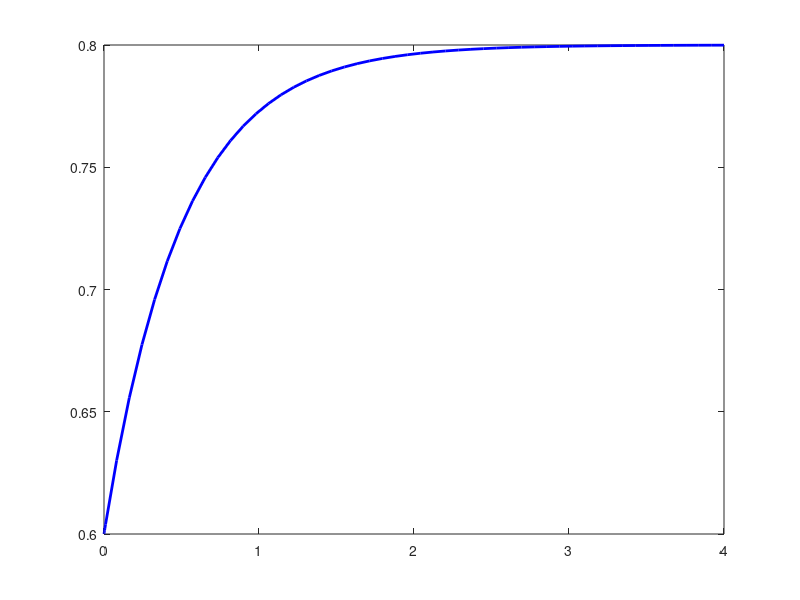
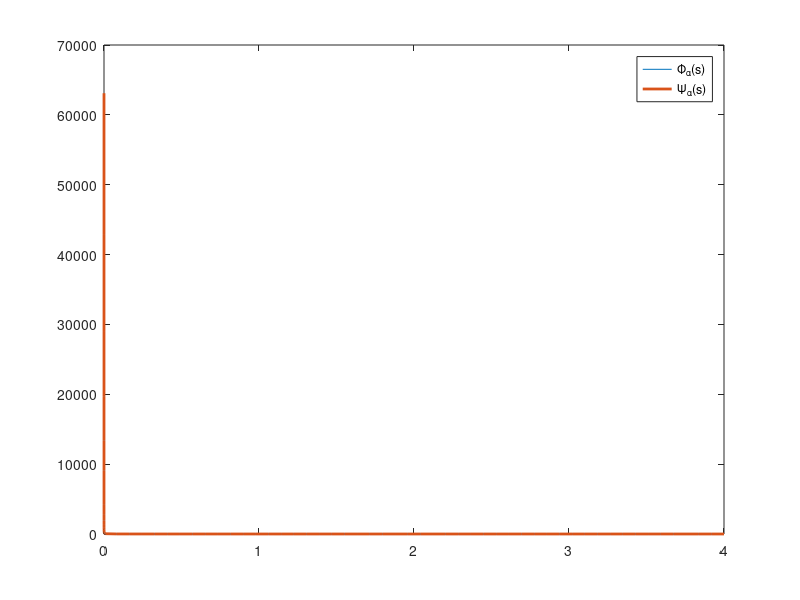
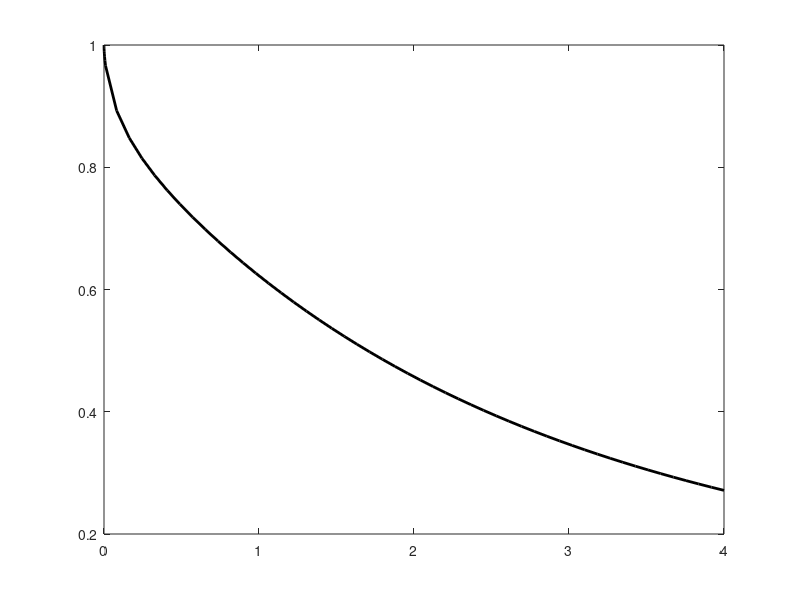

MATLAB code to generate these figures, in order: (Note: this script raises an error after producing the figures.)
%% Laplace Transform Inversion

clear; clc; close all;

alpha1 = 0.6;
alpha2 = 0.8;
c = 2.0;

a = @(t) alpha2 + (alpha1-alpha2).*exp(-c*t);
A = @(s) (alpha2*c + alpha1*s)./(s.*(c+s));

tlin = linspace(0,4,50);
t = [logspace(-6,-2,20),tlin(2:end)];
figure(1)
plot(t,a(t),'b-','LineWidth',2);

figure(2)
plot(t,t.^(t.*A(t)-1),'-',t,t.^(-t.*A(t)),'-','LineWidth',2)
legend('\Phi_\alpha(s)','\Psi_\alpha(s)')

%% Solution

y0 = 1;
lambda = 0.5;
Psi = @(s) s.^(-s.*A(s));
F = @(s) y0./(s.*(1 + lambda*Psi(s)));

L = -log(eps);
N = ceil(4*L/3/pi);
h = 2*pi/L + L/2/pi/N^2;
p = L^3/4/pi^2/N^2;
u = (0:N)*h;
f = zeros(size(t));
for n = 1:length(t)
    mu = p/t(n);
    z = mu*(u*1i + 1).^2;
    z1 = 2*mu*(1i-u);
    G = exp(z.*t(n)).*F(z).*z1;
    f(n) = ( imag(G(1))/2 + sum(imag(G(2:N+1))))*h/pi;
end


figure(3)
plot(t,f,'k-','LineWidth',2)

%% Comparisons

f_fun = @(t,y) -lambda*y; 
J_fun = @(t,y) -lambda;
t0 = 0; T = 4; h = 1e-2;
alpha = alpha1;
[t1, y1] = fde_pi2_im(alpha,f_fun,J_fun,t0,T,y0,h);
alpha = alpha2;
[t2, y2] = fde_pi2_im(alpha,f_fun,J_fun,t0,T,y0,h);

figure(3)
plot(t,f,'k-',...
    t1,y1,'r--',...
    t2,y2,'b--','LineWidth',2)
legend('Variable Order','\alpha = 0.6', '\alpha = 0.8');
